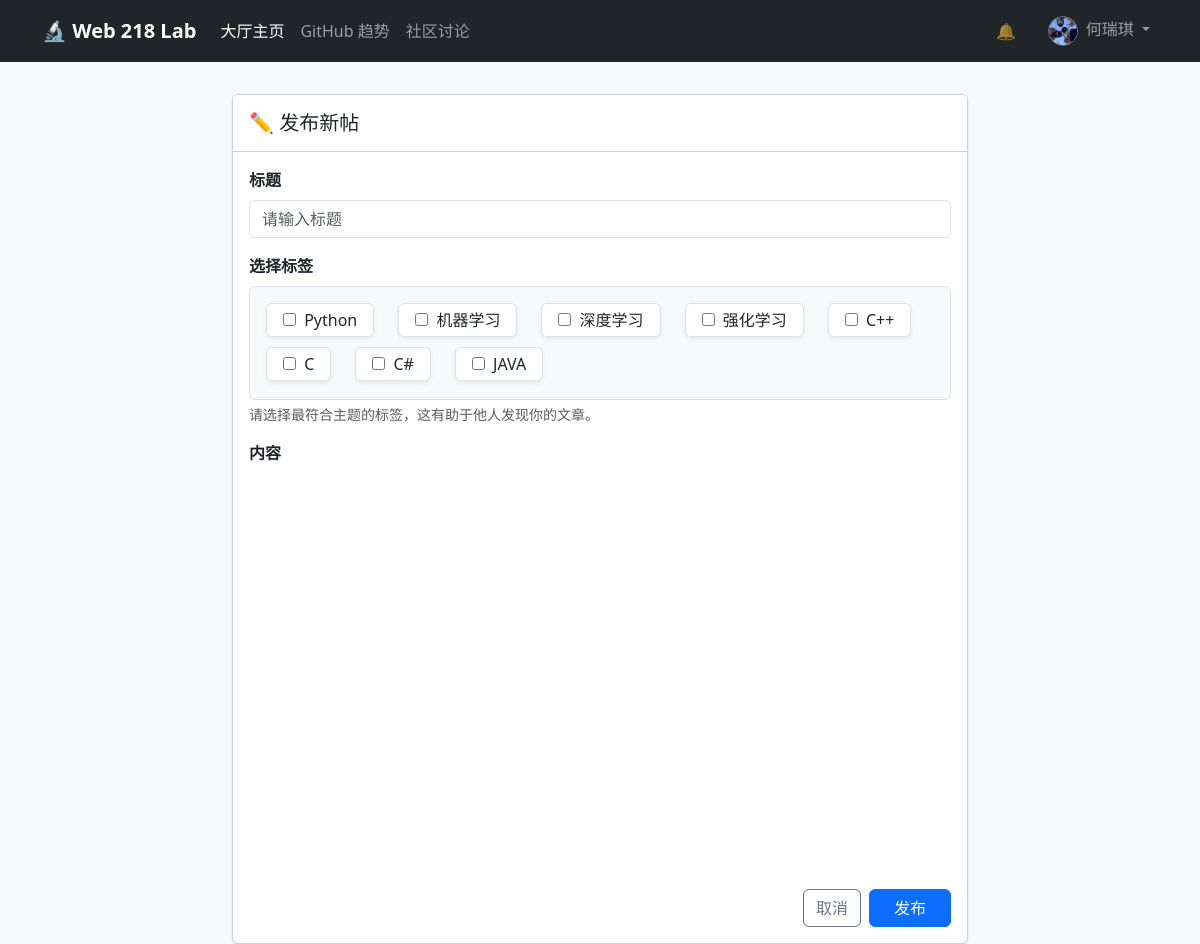
The app's page /community/create/ (signed in) with its own data.
### user_app/models.py (models this page shows, shortened)
class CustomUser(AbstractUser):
    email = models.EmailField(unique=True, verbose_name='邮箱地址')
    nickname = models.CharField(max_length=50, blank=True, verbose_name='昵称')
    bio = models.TextField(max_length=500, blank=True, verbose_name='个人简介')
    avatar = models.ImageField(upload_to=user_avatar_path, blank=True, null=True, verbose_name='头像')
    email_verified = models.BooleanField(default=False, verbose_name='邮箱已验证')
    following = models.ManyToManyField(
        'self',
        symmetrical=False,
        related_name='followers',
        blank=True,
        verbose_name='关注的人'
    )
    class Meta:
        verbose_name = '用户'
        verbose_name_plural = verbose_name

### community/models.py (models this page shows)
class Tag(models.Model):
    name = models.CharField('标签名', max_length=30, unique=True)
    slug = models.SlugField('URL标识', max_length=30, unique=True, allow_unicode=True)
    color = models.CharField('颜色代码', max_length=7, default='#6c757d', help_text="十六进制颜色，如 #FF0000")
    class Meta:
        verbose_name = '标签'
        verbose_name_plural = verbose_name
    def __str__(self):
        return self.name

### community/views.py (the view, shortened to what this page needs)
# urls.py: path('create/', views.PostCreateView.as_view(), name='post_create'),
class PostCreateView(LoginRequiredMixin, CreateView):
    model = Post
    form_class = PostForm
    template_name = 'community/post_form.html'
    success_url = reverse_lazy('community:post_list')

### community/forms.py
class PostForm(forms.ModelForm):
    tags = forms.ModelMultipleChoiceField(
        queryset=Tag.objects.all(),
        widget=forms.CheckboxSelectMultiple, # 使用复选框，比下拉多选更直观
        required=False,
        label='选择标签'
    )
    class Meta:
        model = Post
        fields = ['title', 'tags', 'content'] # 👈 确保 tags 在这里
        widgets = {
            'title': forms.TextInput(attrs={'class': 'form-control', 'placeholder': '请输入标题'}),
            'content': forms.Textarea(attrs={'class': 'form-control', 'rows': 5, 'placeholder': '请输入内容...'}),
        }

### notifications/context_processors.py (called while the page is built)
def unread_count(request):
    if request.user.is_authenticated:
        count = Notification.objects.filter(recipient=request.user, is_read=False).count()
        return {'unread_notification_count': count}
    return {}

### community/templates/community/post_form.html (shortened to what this page needs)
{% extends 'base.html' %}
{% block content %}
<link rel="stylesheet" href="https://unpkg.com/vditor/dist/index.css" />
<div class="row justify-content-center">
    <div class="col-md-8">
        <div class="card shadow-sm">
            <div class="card-header bg-white py-3">
                <h5 class="mb-0">✏️ 发布新帖</h5>
            </div>
            <div class="card-body">
                <form method="post" id="postForm">
                    <div class="mb-3">
                        <label class="form-label fw-bold">标题</label>
                        {{ form.title }}
                    </div>
                    <div class="mb-3">
                        <label class="form-label fw-bold">选择标签</label>
                        <div class="border rounded p-3 bg-light">
                            {% if form.tags|length > 0 %}
                                <div class="row g-2">
                                    {% for checkbox in form.tags %}
                                    <div class="col-auto">
                                        <div class="form-check form-check-inline bg-white px-3 py-1 border rounded shadow-sm">
                                            {{ checkbox.tag }}
                                            <label class="form-check-label ms-1" for="{{ checkbox.id_for_label }}">
                                                {{ checkbox.choice_label }}
                                            </label>
                                        </div>
                                    </div>
                                    {% endfor %}
                                </div>
                            {% else %}
                                <p class="text-muted small mb-0">暂无可用标签，请联系管理员添加。</p>
                            {% endif %}
                        </div>
                        <div class="form-text small text-muted">请选择最符合主题的标签，这有助于他人发现你的文章。</div>
                    </div>
                    <div class="mb-3">
                        <label class="form-label fw-bold">内容</label>
                        <div id="vditor" style="min-height: 400px;"></div>
                    </div>
                    <div class="d-flex justify-content-end gap-2">
                        <a href="{% url 'community:post_list' %}" class="btn btn-outline-secondary">取消</a>
                        <button type="submit" id="submitBtn" class="btn btn-primary px-4">发布</button>
                    </div>
                </form>
            </div>
        </div>
    </div>
</div>
{% endblock %}

### templates/base.html (shortened to what this page needs)
<!DOCTYPE html>
<html lang="zh">
<head>
    <link href="https://cdn.jsdelivr.net/npm/bootstrap@5.3.0/dist/css/bootstrap.min.css" rel="stylesheet">
</head>
<body class="bg-light">
<nav class="navbar navbar-expand-lg navbar-dark bg-dark fixed-top">
  <div class="container">
    <a class="navbar-brand fw-bold" href="{% url 'home' %}">🔬 Web 218 Lab</a>
    <div class="collapse navbar-collapse" id="navbarNav">
      <ul class="navbar-nav me-auto">
        <li class="nav-item">
          <a class="nav-link active" href="{% url 'home' %}">大厅主页</a>
        </li>
        <li class="nav-item">
          <a class="nav-link" href="{% url 'Github_trend:index' %}">GitHub 趋势</a>
        </li>
        <li class="nav-item">
            <a class="nav-link" href="{% url 'community:post_list' %}">社区讨论</a>
        </li>
      </ul>
      <ul class="navbar-nav align-items-center">
        {% if user.is_authenticated %}
            <li class="nav-item me-3">
                <a class="nav-link position-relative" href="{% url 'notifications:list' %}">
                    🔔
                </a>
            </li>
            <li class="nav-item dropdown">
                <a class="nav-link dropdown-toggle" href="#" role="button" data-bs-toggle="dropdown">
                    {% if user.avatar %}
                        <img src="{{ user.avatar.url }}"
                            class="rounded-circle border border-secondary"
                            style="width: 30px; height: 30px; object-fit: cover; aspect-ratio: 1 / 1;">
                    {% else %}
                        👤
                    {% endif %}
                    <span class="ms-1">{{ user.nickname|default:user.username }}</span>
                </a>
            </li>
        {% endif %}
      </ul>
    </div>
  </div>
</nav>
<div class="container mt-4">
    {% block content %}
    {% endblock %}
</div>
</body>
</html>

### templates/base.html (style rules this page uses)
body { padding-top: 70px; }
img, video, iframe { max-width: 100%; height: auto; }
img.rounded-circle { object-fit: cover !important; aspect-ratio: 1 / 1 !important; height: auto; }
.navbar-nav img.rounded-circle { height: 30px !important; width: 30px !important; }

### records on screen
CustomUser: avatar (picture), nickname "何瑞琪"
Tag: choice_label "Python"
Tag: choice_label "机器学习"
Tag: choice_label "深度学习"
Tag: choice_label "强化学习"
Tag: choice_label "C++"
Tag: choice_label "C#"
Tag: choice_label "JAVA"

### other values on screen
{{ checkbox.choice_label }} "C"
